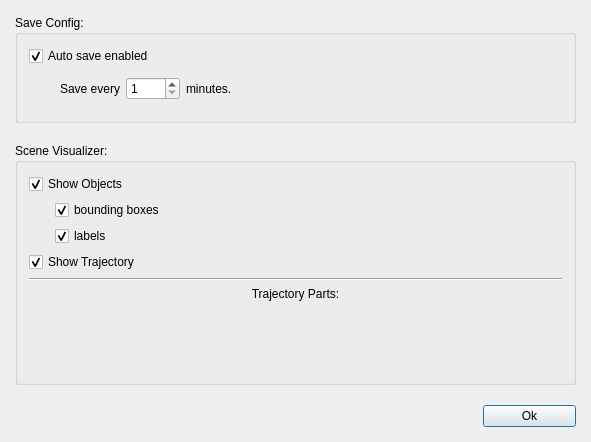
<?xml version="1.0" encoding="UTF-8"?>
<ui version="4.0">
 <class>EditorConfigDialog</class>
 <widget class="QDialog" name="EditorConfigDialog">
  <property name="windowModality">
   <enum>Qt::NonModal</enum>
  </property>
  <property name="geometry">
   <rect>
    <x>0</x>
    <y>0</y>
    <width>591</width>
    <height>442</height>
   </rect>
  </property>
  <property name="acceptDrops">
   <bool>false</bool>
  </property>
  <property name="windowTitle">
   <string>Configuration</string>
  </property>
  <layout class="QVBoxLayout" name="verticalLayout">
   <property name="spacing">
    <number>20</number>
   </property>
   <property name="leftMargin">
    <number>15</number>
   </property>
   <property name="topMargin">
    <number>15</number>
   </property>
   <property name="rightMargin">
    <number>15</number>
   </property>
   <property name="bottomMargin">
    <number>15</number>
   </property>
   <item>
    <widget class="QGroupBox" name="saveGroupBox">
     <property name="title">
      <string>Save Config:</string>
     </property>
     <layout class="QVBoxLayout" name="verticalLayout_2">
      <property name="spacing">
       <number>0</number>
      </property>
      <property name="bottomMargin">
       <number>9</number>
      </property>
      <item>
       <widget class="QCheckBox" name="m_AutoSaveEnabledCheckBox">
        <property name="text">
         <string>Auto save enabled</string>
        </property>
        <property name="checked">
         <bool>true</bool>
        </property>
       </widget>
      </item>
      <item>
       <widget class="QFrame" name="m_AutoSaveIntervalLayout">
        <property name="enabled">
         <bool>true</bool>
        </property>
        <layout class="QHBoxLayout" name="m_AutoSaveIntervalLayout_2" stretch="0,0,0,0,0">
         <item>
          <spacer name="horizontalSpacer_4">
           <property name="orientation">
            <enum>Qt::Horizontal</enum>
           </property>
           <property name="sizeType">
            <enum>QSizePolicy::Fixed</enum>
           </property>
           <property name="sizeHint" stdset="0">
            <size>
             <width>20</width>
             <height>20</height>
            </size>
           </property>
          </spacer>
         </item>
         <item>
          <widget class="QLabel" name="label_2">
           <property name="sizePolicy">
            <sizepolicy hsizetype="Preferred" vsizetype="Preferred">
             <horstretch>0</horstretch>
             <verstretch>0</verstretch>
            </sizepolicy>
           </property>
           <property name="text">
            <string>Save every</string>
           </property>
          </widget>
         </item>
         <item>
          <widget class="QSpinBox" name="m_AutoSaveIntervalSpinBox">
           <property name="minimum">
            <number>1</number>
           </property>
           <property name="maximum">
            <number>1000</number>
           </property>
          </widget>
         </item>
         <item>
          <widget class="QLabel" name="label_3">
           <property name="text">
            <string>minutes.</string>
           </property>
          </widget>
         </item>
         <item>
          <spacer name="horizontalSpacer_5">
           <property name="orientation">
            <enum>Qt::Horizontal</enum>
           </property>
           <property name="sizeHint" stdset="0">
            <size>
             <width>40</width>
             <height>20</height>
            </size>
           </property>
          </spacer>
         </item>
        </layout>
       </widget>
      </item>
     </layout>
    </widget>
   </item>
   <item>
    <widget class="QGroupBox" name="sceneGroupBox">
     <property name="title">
      <string>Scene Visualizer:</string>
     </property>
     <layout class="QGridLayout" name="gridLayout">
      <item row="3" column="1" colspan="2">
       <widget class="QCheckBox" name="showObjectsLabelsCheckBox">
        <property name="text">
         <string>labels</string>
        </property>
        <property name="checked">
         <bool>true</bool>
        </property>
       </widget>
      </item>
      <item row="1" column="1" colspan="2">
       <widget class="QCheckBox" name="showObjectsBoundingBoxesCheckBox">
        <property name="text">
         <string>bounding boxes</string>
        </property>
        <property name="checked">
         <bool>true</bool>
        </property>
        <property name="tristate">
         <bool>false</bool>
        </property>
       </widget>
      </item>
      <item row="1" column="0">
       <spacer name="horizontalSpacer_2">
        <property name="orientation">
         <enum>Qt::Horizontal</enum>
        </property>
        <property name="sizeType">
         <enum>QSizePolicy::Fixed</enum>
        </property>
        <property name="sizeHint" stdset="0">
         <size>
          <width>20</width>
          <height>20</height>
         </size>
        </property>
       </spacer>
      </item>
      <item row="3" column="0">
       <spacer name="horizontalSpacer_3">
        <property name="orientation">
         <enum>Qt::Horizontal</enum>
        </property>
        <property name="sizeType">
         <enum>QSizePolicy::Fixed</enum>
        </property>
        <property name="sizeHint" stdset="0">
         <size>
          <width>20</width>
          <height>20</height>
         </size>
        </property>
       </spacer>
      </item>
      <item row="0" column="0" colspan="3">
       <widget class="QCheckBox" name="showObjectsCheckBox">
        <property name="text">
         <string>Show Objects</string>
        </property>
        <property name="checked">
         <bool>true</bool>
        </property>
       </widget>
      </item>
      <item row="4" column="0" colspan="3">
       <widget class="QCheckBox" name="showTrajectoryCheckBox">
        <property name="enabled">
         <bool>true</bool>
        </property>
        <property name="text">
         <string>Show Trajectory</string>
        </property>
        <property name="checked">
         <bool>true</bool>
        </property>
       </widget>
      </item>
      <item row="5" column="0" colspan="3">
       <widget class="Line" name="line">
        <property name="orientation">
         <enum>Qt::Horizontal</enum>
        </property>
       </widget>
      </item>
      <item row="6" column="0" colspan="3">
       <widget class="QLabel" name="label">
        <property name="text">
         <string>Trajectory Parts:</string>
        </property>
        <property name="alignment">
         <set>Qt::AlignCenter</set>
        </property>
       </widget>
      </item>
      <item row="8" column="0" colspan="3">
       <spacer name="verticalSpacer">
        <property name="orientation">
         <enum>Qt::Vertical</enum>
        </property>
        <property name="sizeHint" stdset="0">
         <size>
          <width>20</width>
          <height>40</height>
         </size>
        </property>
       </spacer>
      </item>
      <item row="7" column="0" colspan="3">
       <widget class="EditorTrajectoryPartsWidget" name="trajectoryPartsWidget" native="true"/>
      </item>
     </layout>
    </widget>
   </item>
   <item>
    <layout class="QHBoxLayout" name="horizontalLayout" stretch="5,1">
     <item>
      <spacer name="horizontalSpacer">
       <property name="orientation">
        <enum>Qt::Horizontal</enum>
       </property>
       <property name="sizeHint" stdset="0">
        <size>
         <width>40</width>
         <height>20</height>
        </size>
       </property>
      </spacer>
     </item>
     <item>
      <widget class="QPushButton" name="m_OkButton">
       <property name="text">
        <string>Ok</string>
       </property>
      </widget>
     </item>
    </layout>
   </item>
  </layout>
 </widget>
 <layoutdefault spacing="6" margin="11"/>
 <customwidgets>
  <customwidget>
   <class>EditorTrajectoryPartsWidget</class>
   <extends>QWidget</extends>
   <header>EditorTrajectoryPartsWidget.h</header>
   <container>1</container>
   <slots>
    <signal>dataChanged()</signal>
   </slots>
  </customwidget>
 </customwidgets>
 <resources/>
 <connections>
  <connection>
   <sender>m_OkButton</sender>
   <signal>clicked()</signal>
   <receiver>EditorConfigDialog</receiver>
   <slot>accept()</slot>
   <hints>
    <hint type="sourcelabel">
     <x>242</x>
     <y>96</y>
    </hint>
    <hint type="destinationlabel">
     <x>144</x>
     <y>58</y>
    </hint>
   </hints>
  </connection>
  <connection>
   <sender>showObjectsCheckBox</sender>
   <signal>stateChanged(int)</signal>
   <receiver>EditorConfigDialog</receiver>
   <slot>onShowObjectsChanged(int)</slot>
   <hints>
    <hint type="sourcelabel">
     <x>162</x>
     <y>40</y>
    </hint>
    <hint type="destinationlabel">
     <x>162</x>
     <y>107</y>
    </hint>
   </hints>
  </connection>
  <connection>
   <sender>showObjectsBoundingBoxesCheckBox</sender>
   <signal>stateChanged(int)</signal>
   <receiver>EditorConfigDialog</receiver>
   <slot>onShowObjectsBoundingBoxesChanged(int)</slot>
   <hints>
    <hint type="sourcelabel">
     <x>175</x>
     <y>64</y>
    </hint>
    <hint type="destinationlabel">
     <x>162</x>
     <y>107</y>
    </hint>
   </hints>
  </connection>
  <connection>
   <sender>showObjectsLabelsCheckBox</sender>
   <signal>stateChanged(int)</signal>
   <receiver>EditorConfigDialog</receiver>
   <slot>onShowObjectsLabelsChanged(int)</slot>
   <hints>
    <hint type="sourcelabel">
     <x>175</x>
     <y>90</y>
    </hint>
    <hint type="destinationlabel">
     <x>162</x>
     <y>107</y>
    </hint>
   </hints>
  </connection>
  <connection>
   <sender>showTrajectoryCheckBox</sender>
   <signal>stateChanged(int)</signal>
   <receiver>EditorConfigDialog</receiver>
   <slot>onShowTrajecoriesChanged(int)</slot>
   <hints>
    <hint type="sourcelabel">
     <x>128</x>
     <y>115</y>
    </hint>
    <hint type="destinationlabel">
     <x>128</x>
     <y>98</y>
    </hint>
   </hints>
  </connection>
  <connection>
   <sender>m_AutoSaveEnabledCheckBox</sender>
   <signal>clicked()</signal>
   <receiver>EditorConfigDialog</receiver>
   <slot>onAutoSaveEnabledChanged()</slot>
   <hints>
    <hint type="sourcelabel">
     <x>295</x>
     <y>46</y>
    </hint>
    <hint type="destinationlabel">
     <x>295</x>
     <y>220</y>
    </hint>
   </hints>
  </connection>
  <connection>
   <sender>m_AutoSaveIntervalSpinBox</sender>
   <signal>valueChanged(int)</signal>
   <receiver>EditorConfigDialog</receiver>
   <slot>onAutoSaveIntervalChanged(int)</slot>
   <hints>
    <hint type="sourcelabel">
     <x>139</x>
     <y>79</y>
    </hint>
    <hint type="destinationlabel">
     <x>295</x>
     <y>220</y>
    </hint>
   </hints>
  </connection>
 </connections>
 <slots>
  <slot>onShowObjectsChanged(int)</slot>
  <slot>onShowObjectsBoundingBoxesChanged(int)</slot>
  <slot>onShowObjectsLabelsChanged(int)</slot>
  <slot>onShowTrajecoriesChanged(int)</slot>
  <slot>onTrajectoryPartsDataChanged()</slot>
  <slot>onAutoSaveEnabledChanged()</slot>
  <slot>onAutoSaveIntervalChanged(int)</slot>
 </slots>
</ui>
